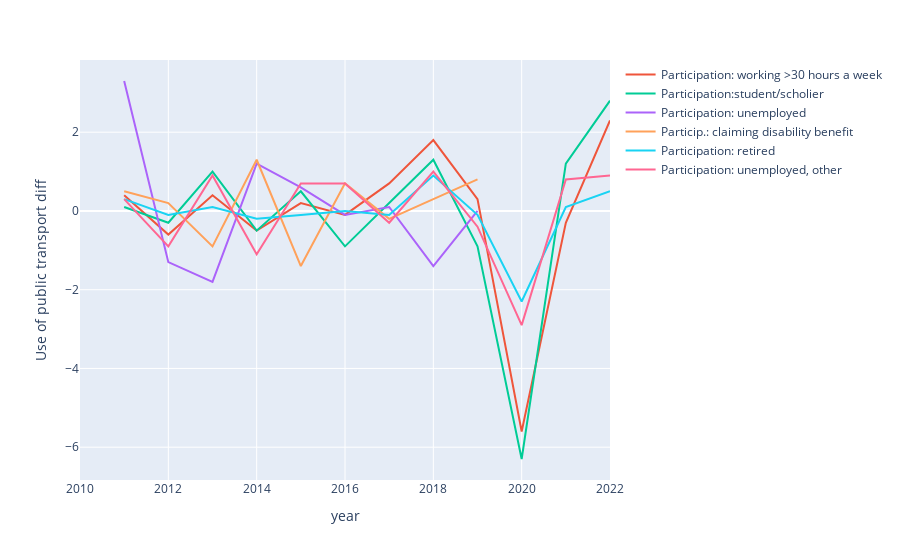

The notebook cell this image was saved under:
### Code cell
dict_draw(d, particip, 'Use of public transport diff')

### Figure 1 — Plotly figure (JSON) as saved in the notebook; plotly's stock layout.template omitted (floating-point values rounded to 4 significant figures)
{"data": [{"hovertemplate": "<extra></extra>", "legendgroup": "", "line": {"color": "#636efa", "dash": "solid"}, "marker": {"symbol": "circle"}, "mode": "lines", "name": "", "orientation": "v", "showlegend": false, "type": "scatter", "xaxis": "x", "yaxis": "y"}, {"mode": "lines", "name": "Participation: working >30 hours a week", "type": "scatter", "x": [2010, 2011, 2012, 2013, 2014, 2015, 2016, 2017, 2018, 2019, 2020, 2021, 2022], "y": [null, 0.4, -0.6, 0.4, -0.5, 0.2, -0.1, 0.7, 1.8, 0.3, -5.6, -0.3, 2.3]}, {"mode": "lines", "name": "Participation:student/scholier", "type": "scatter", "x": [2010, 2011, 2012, 2013, 2014, 2015, 2016, 2017, 2018, 2019, 2020, 2021, 2022], "y": [null, 0.1, -0.3, 1, -0.5, 0.5, -0.9, 0.2, 1.3, -0.9, -6.3, 1.2, 2.8]}, {"mode": "lines", "name": "Participation: unemployed", "type": "scatter", "x": [2010, 2011, 2012, 2013, 2014, 2015, 2016, 2017, 2018, 2019, 2020, 2021, 2022], "y": [null, 3.3, -1.3, -1.8, 1.2, 0.6, -0.1, 0.1, -1.4, 0, null, null, 1.2]}, {"mode": "lines", "name": "Particip.: claiming disability benefit", "type": "scatter", "x": [2010, 2011, 2012, 2013, 2014, 2015, 2016, 2017, 2018, 2019, 2020, 2021, 2022], "y": [null, 0.5, 0.2, -0.9, 1.3, -1.4, 0.7, -0.2, 0.3, 0.8, null, null, null]}, {"mode": "lines", "name": "Participation: retired", "type": "scatter", "x": [2010, 2011, 2012, 2013, 2014, 2015, 2016, 2017, 2018, 2019, 2020, 2021, 2022], "y": [null, 0.3, -0.1, 0.1, -0.2, -0.1, 0, -0.1, 0.9, -0.1, -2.3, 0.1, 0.5]}, {"mode": "lines", "name": "Participation: unemployed, other", "type": "scatter", "x": [2010, 2011, 2012, 2013, 2014, 2015, 2016, 2017, 2018, 2019, 2020, 2021, 2022], "y": [null, 0.3, -0.9, 0.9, -1.1, 0.7, 0.7, -0.3, 1, -0.4, -2.9, 0.8, 0.9]}], "layout": {"legend": {"tracegroupgap": 0}, "margin": {"t": 60}, "xaxis": {"anchor": "y", "domain": [0, 1], "title": {"text": "year"}}, "yaxis": {"anchor": "x", "domain": [0, 1], "title": {"text": "Use of public transport diff"}}}}
